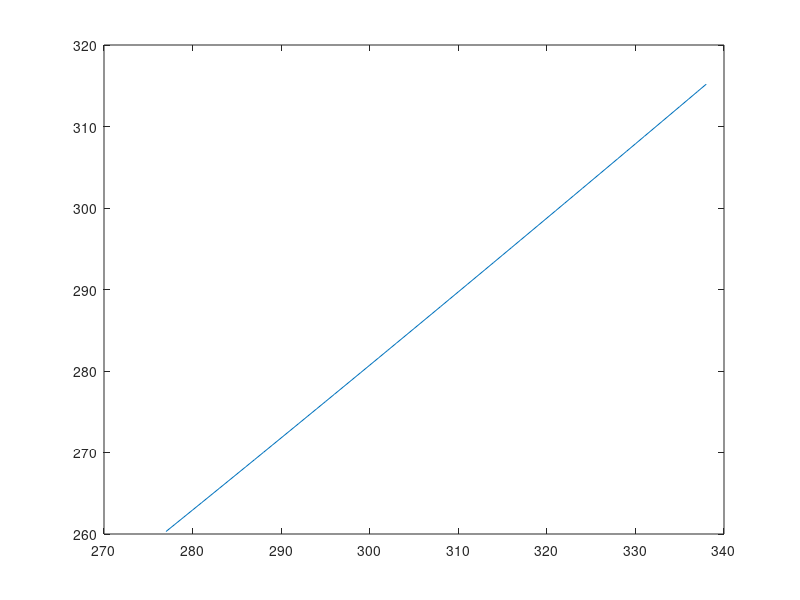
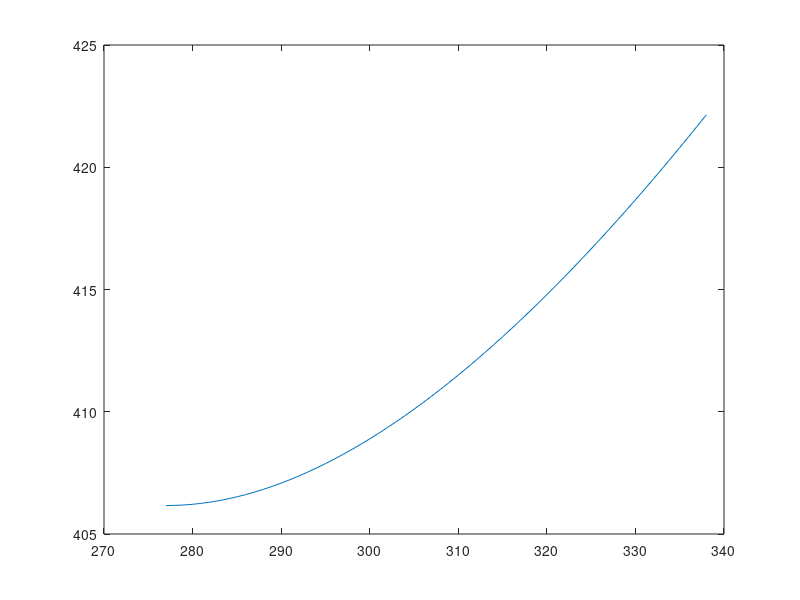

MATLAB code to generate these figures, in order:
%BMEG 230
%Deliverable 1

t=277:338; %temp in kelvins

%formula: ln(k)=ln(t)+s/t+h/t^2
%solve for k:
%k=t+e^(s/t)+e^(h/t^2)

h_2=9.8*10^3; %kJ/mol
h_5=47.4*10^3; %kJ/mol
s_2=-52.6; %kJ/molK
s_5=-65.1; %kJ/molK

k_2=exp(log(t)+(s_2./t)+(h_2./(t.^2)));
plot(t,k_2)

figure
k_5=exp(log(t)+(s_5./t)+(h_5./(t.^2)));
plot(t,k_5)

t=310;
k_2=exp(log(t)+(s_2./t)+(h_2./(t.^2)))
k_5=exp(log(t)+(s_5./t)+(h_5./(t.^2)))

%t=310;
k_2=exp(log(310)+(s_2/310)+(h_2/(310^2)))
k_5=exp(log(310)+(s_5/310)+(h_5/(310^2)))